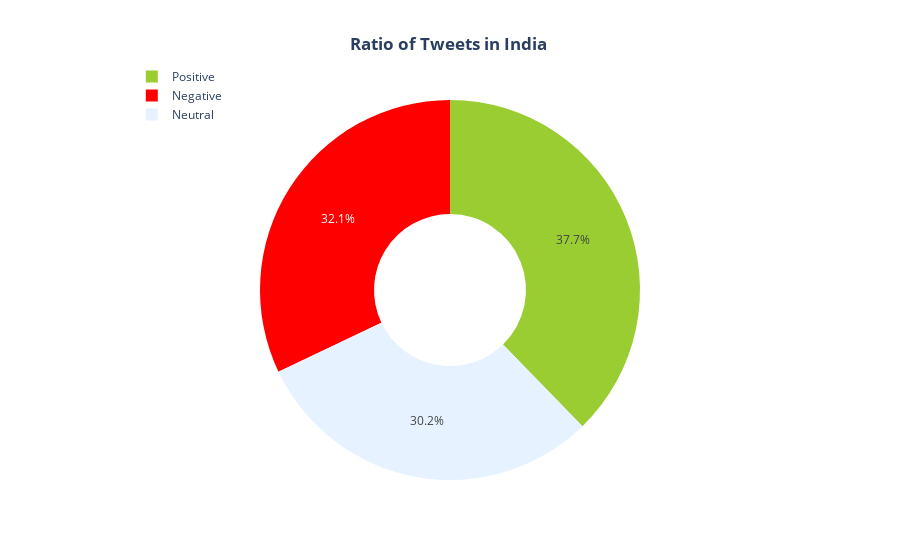

Notebook source saved alongside this figure:
### Code cell
data = {
   "values": [pos_len, neg_len, neu_len],
   "labels": ['Positive', 'Negative', 'Neutral'],
   "domain": {"column": 0},
   "name": "India",
   "hoverinfo":"label+percent+name",
   "hole": .4,
   "type": "pie",
    "marker": {'colors': ['#9ACD32', '#ff0000', '#e6f2ff']}

}
layout = go.Layout(title="<b>Ratio of Tweets in India </b><br>", legend=dict(x=0.07, y=1.1))  #, orientation="h"

data = [data]
fig = go.Figure(data = data, layout = layout)
fig.update_layout(title_x=0.5)
fig.show()

### Figure 1 — Plotly figure (JSON) as saved in the notebook; plotly's stock layout.template omitted (floating-point values rounded to 4 significant figures)
{"data": [{"domain": {"column": 0}, "name": "India", "labels": ["Positive", "Negative", "Neutral"], "values": [1229, 1045, 984], "hoverinfo": "label+percent+name", "marker": {"colors": ["#9ACD32", "#ff0000", "#e6f2ff"]}, "hole": 0.4, "type": "pie"}], "layout": {"legend": {"y": 1.1, "x": 0.07}, "title": {"text": "<b>Ratio of Tweets in India </b><br>", "x": 0.5}}}
